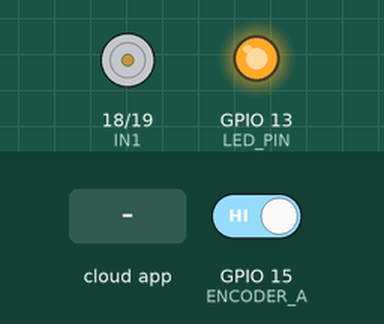
This sketch was run on a simulated ESP32. On the bench: motor-driver pin pairs drawn as motors (green arrow = first pin HIGH = forward, orange = second pin HIGH = backward, longer = more drive, scaled by the enable pin), output pins drawn as LEDs (lit = HIGH). Inputs (shaded band) come from the test bench; at power-on: GPIO 15 (ENCODER_A) HIGH. WiFi joins after 1.5 s; servers stay silent unless stated; the ROS host is connected and sends only what is stated.

Above: at 5.2 s.
5.3 s: the phone or cloud app sets target_velocity to 100
At 6.5 s:
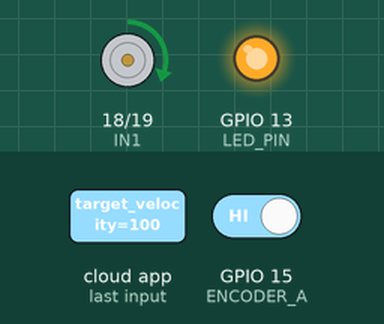
6.8 s: the phone or cloud app sets target_velocity to -100
At 7.6 s:
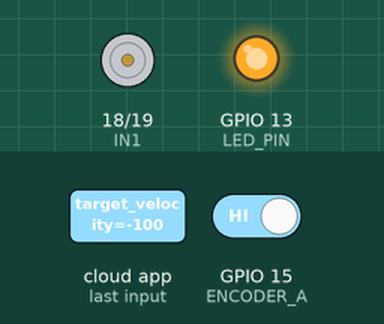
Timing chart, 0 to 9.8 s (numbered marks = the images above; inputs shaded):
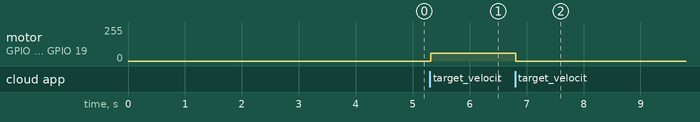

Measured:
- after the input at 5.3 s, motor on GPIO 18 (IN1) / GPIO 19 (IN2): stopped → forward 60/255 at once
- after the input at 6.8 s, motor on GPIO 18 (IN1) / GPIO 19 (IN2): forward 60/255 → stopped at once

The sketch:

EL_Bueno_Motor_Wifi.ino
```cpp
#include <WiFi.h>
#include <micro_ros_arduino.h>

#include <stdio.h>
#include <rcl/rcl.h>
#include <rcl/error_handling.h>
#include <rclc/rclc.h>
#include <rclc/executor.h>

#include <std_msgs/msg/float32.h>

// WiFi credentials
char ssid[] = "Gomez Saldivar";
char password[] = "Bebito&Coca9921";

// ROS 2 node configuration
rcl_publisher_t velocity_publisher;
rcl_subscription_t velocity_subscriber;
std_msgs__msg__Float32 velocity_msg;
std_msgs__msg__Float32 target_velocity_msg;
rclc_executor_t executor;
rclc_support_t support;
rcl_allocator_t allocator;
rcl_node_t node;
rcl_timer_t timer;

// Pin definitions
#define LED_PIN 13
#define ENA 5
#define IN1 18
#define IN2 19
#define ENCODER_A 15
#define ENCODER_B 4

// Motor and encoder variables
volatile long encoderValue = 0;
long lastEncoderValue = 0;
unsigned long lastTime = 0;
int ppr = 2100;  // Pulses per revolution of the encoder
float targetSpeed = 0;  // Target speed in degrees/second
int currentPWM = 0;  // Current PWM value

// Calibration parameters
const float MAX_SPEED = 420;
const int MAX_PWM = 255;

#define RCCHECK(fn) { rcl_ret_t temp_rc = fn; if((temp_rc != RCL_RET_OK)){error_loop();}}
#define RCSOFTCHECK(fn) { rcl_ret_t temp_rc = fn; if((temp_rc != RCL_RET_OK)){}}

void error_loop() {
  while(1) {
    digitalWrite(LED_PIN, !digitalRead(LED_PIN));
    delay(100);
  }
}

void updateEncoder() {
  if (digitalRead(ENCODER_B) == HIGH) {
    encoderValue++;
  } else {
    encoderValue--;
  }
}

void timer_callback(rcl_timer_t * timer, int64_t last_call_time) {
  RCLC_UNUSED(last_call_time);
  if (timer != NULL) {
    // Calculate and publish encoder velocity
    unsigned long currentTime = millis();
    long currentEncoderValue = encoderValue;

    float deltaTime = (currentTime - lastTime) / 1000.0;  // Time in seconds
    float deltaPosition = (float)(currentEncoderValue - lastEncoderValue) / ppr * 360.0;  // Change in degrees

    float current_velocity = deltaPosition / deltaTime;  // Degrees per second

    velocity_msg.data = current_velocity;
    RCSOFTCHECK(rcl_publish(&velocity_publisher, &velocity_msg, NULL));

    // Update values for next iteration
    lastTime = currentTime;
    lastEncoderValue = currentEncoderValue;
  }
}

void subscription_callback(const void * msgin) {
  const std_msgs__msg__Float32 * msg = (const std_msgs__msg__Float32 *)msgin;
  targetSpeed = msg->data;
  // Adjust motor speed based on target velocity
  currentPWM = map(targetSpeed, 0, MAX_SPEED, 0, MAX_PWM);
  currentPWM = constrain(currentPWM, 0, 255);
  analogWrite(ENA, currentPWM);
}

void setup() {
  // Connect to WiFi
  WiFi.begin(ssid, password);
  while (WiFi.status() != WL_CONNECTED) {
    delay(1000);
  }

  // Set up micro-ROS
  IPAddress agent_ip(192, 168, 0, 104); // Change this to your ROS2 agent IP
  size_t agent_port = 8888;
  char agent_ip_str[16];
  sprintf(agent_ip_str, "%d.%d.%d.%d", agent_ip[0], agent_ip[1], agent_ip[2], agent_ip[3]);
  set_microros_wifi_transports(ssid, password, agent_ip_str, agent_port);

  pinMode(LED_PIN, OUTPUT);
  digitalWrite(LED_PIN, HIGH);

  pinMode(ENA, OUTPUT);
  pinMode(IN1, OUTPUT);
  pinMode(IN2, OUTPUT);
  pinMode(ENCODER_A, INPUT_PULLUP);
  pinMode(ENCODER_B, INPUT_PULLUP);

  attachInterrupt(digitalPinToInterrupt(ENCODER_A), updateEncoder, RISING);

  digitalWrite(IN1, HIGH);
  digitalWrite(IN2, LOW);
  analogWrite(ENA, 0);  // Start with speed 0

  delay(2000);

  allocator = rcl_get_default_allocator();
  RCCHECK(rclc_support_init(&support, 0, NULL, &allocator));

  // Create node
  RCCHECK(rclc_node_init_default(&node, "esp32_motor_control_node", "", &support));

  // Create publisher
  RCCHECK(rclc_publisher_init_default(
    &velocity_publisher,
    &node,
    ROSIDL_GET_MSG_TYPE_SUPPORT(std_msgs, msg, Float32),
    "encoder_velocity"));

  // Create subscriber
  RCCHECK(rclc_subscription_init_default(
    &velocity_subscriber,
    &node,
    ROSIDL_GET_MSG_TYPE_SUPPORT(std_msgs, msg, Float32),
    "target_velocity"));

  // Create timer
  const unsigned int timer_timeout = 1000;  // 10 Hz
  RCCHECK(rclc_timer_init_default(
    &timer,
    &support,
    RCL_MS_TO_NS(timer_timeout),
    timer_callback));

  // Create executor
  RCCHECK(rclc_executor_init(&executor, &support.context, 2, &allocator));
  RCCHECK(rclc_executor_add_timer(&executor, &timer));
  RCCHECK(rclc_executor_add_subscription(&executor, &velocity_subscriber, &target_velocity_msg, &subscription_callback, ON_NEW_DATA));

  velocity_msg.data = 0;
  target_velocity_msg.data = 0;
  lastEncoderValue = encoderValue;
  lastTime = millis();
}

void loop() {
  delay(10);
  RCSOFTCHECK(rclc_executor_spin_some(&executor, RCL_MS_TO_NS(10)));
}
```
